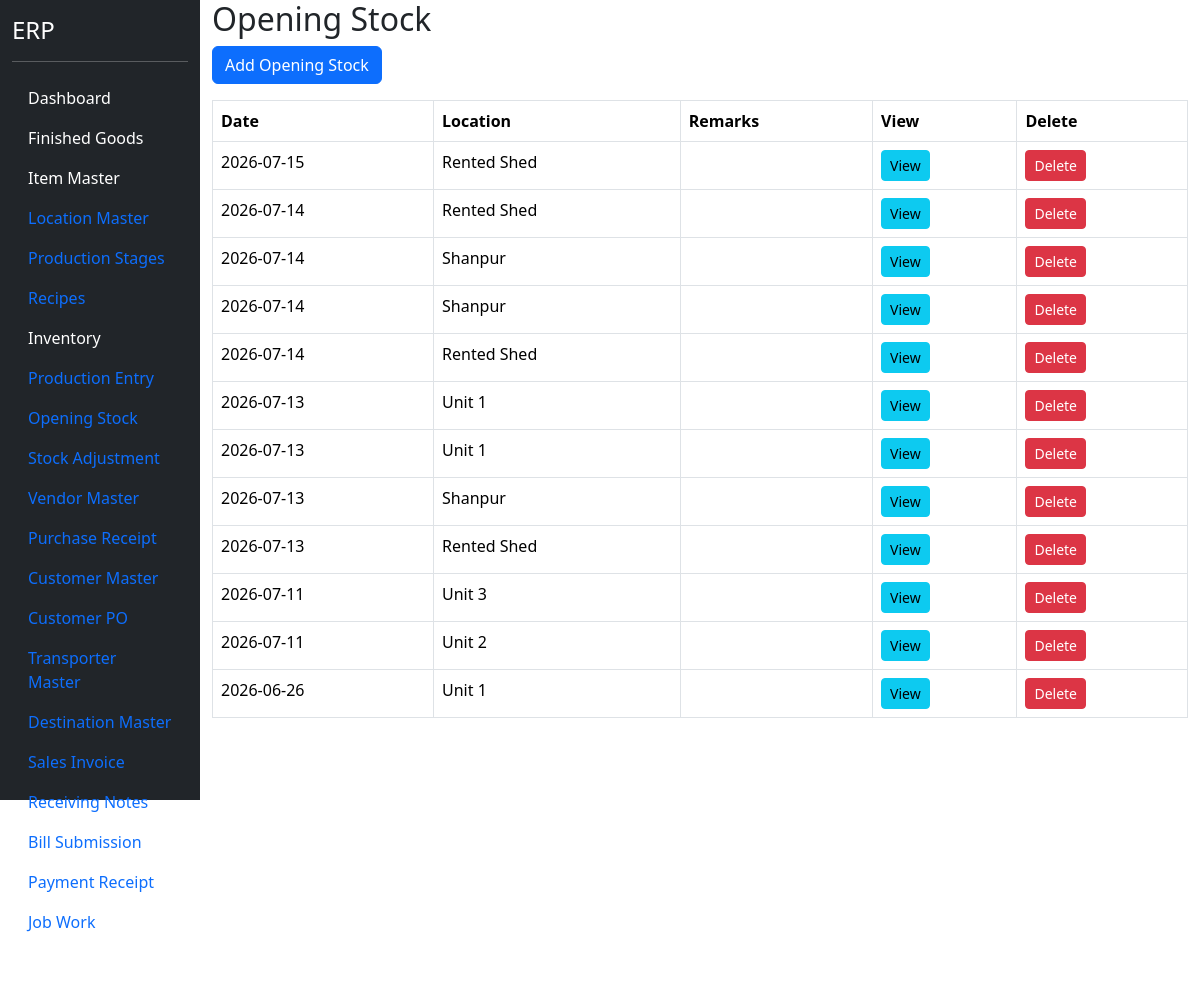
The app's page /opening-stock (signed in) with its own data.
### models.py (models this page shows)
class OpeningStock(db.Model):
    __tablename__ = "opening_stock"
    id = db.Column(
        db.Integer,
        primary_key=True
    )
    opening_date = db.Column(
        db.Date,
        nullable=False
    )
    location_id = db.Column(
        db.Integer,
        db.ForeignKey("location_master.id"),
        nullable=False
    )
    remarks = db.Column(
        db.String(500)
    )
    location = db.relationship(
        "LocationMaster"
    )
    details = db.relationship(
        "OpeningStockDetail",
        backref="opening_stock",
        cascade="all, delete-orphan"
    )

class LocationMaster(db.Model):
    __tablename__ = "location_master"
    id = db.Column(
        db.Integer,
        primary_key=True
    )
    location_code = db.Column(
        db.String(20),
        unique=True,
        nullable=False
    )
    location_name = db.Column(
        db.String(100),
        nullable=False
    )
    active = db.Column(
        db.Boolean,
        default=True
    )

### blueprints/masters/routes.py (the view)
@masters_bp.route("/opening-stock")
@login_required
def opening_stock():
    opening_list = OpeningStock.query.order_by(
        OpeningStock.opening_date.desc(),
        OpeningStock.id.desc()
    ).all()
    return render_template(
        "opening_stock.html",
        opening_list=opening_list
    )

### app.py (called while the page is built)
@login_manager.user_loader
def load_user(user_id):
    return User.query.get(int(user_id))

### templates/opening_stock.html (shortened to what this page needs)
{% extends "base.html" %}
{% block content %}
<h2>
</h2>
<a
href="/opening-stock/add"
class="btn btn-primary mb-3">
Add Opening Stock
</a>
<table class="table table-bordered">
<thead>
<tr>
<th>Date</th>
<th>Location</th>
<th>Remarks</th>
<th>View</th>
<th>Delete</th>
</tr>
</thead>
<tbody>
{% for row in opening_list %}
<tr>
<td>
{{ row.opening_date }}
</td>
<td>
{{ row.location.location_name }}
</td>
<td>
</td>
<td>
<a
href="/opening-stock/view/{{ row.id }}"
class="btn btn-info btn-sm">
View
</a>
</td>
<td>
<button
class="btn btn-danger btn-sm">
Delete
</button>
</td>
</tr>
{% endfor %}
</tbody>
</table>
{% endblock %}

### records on screen
OpeningStock: opening_date "2026-07-15", location.location_name "Rented Shed"
OpeningStock: opening_date "2026-07-14", location.location_name "Rented Shed"
OpeningStock: opening_date "2026-07-14", location.location_name "Shanpur"
OpeningStock: opening_date "2026-07-14", location.location_name "Shanpur"
OpeningStock: opening_date "2026-07-14", location.location_name "Rented Shed"
OpeningStock: opening_date "2026-07-13", location.location_name "Unit 1"
OpeningStock: opening_date "2026-07-13", location.location_name "Unit 1"
OpeningStock: opening_date "2026-07-13", location.location_name "Shanpur"
OpeningStock: opening_date "2026-07-13", location.location_name "Rented Shed"
OpeningStock: opening_date "2026-07-11", location.location_name "Unit 3"
OpeningStock: opening_date "2026-07-11", location.location_name "Unit 2"
OpeningStock: opening_date "2026-06-26", location.location_name "Unit 1"
